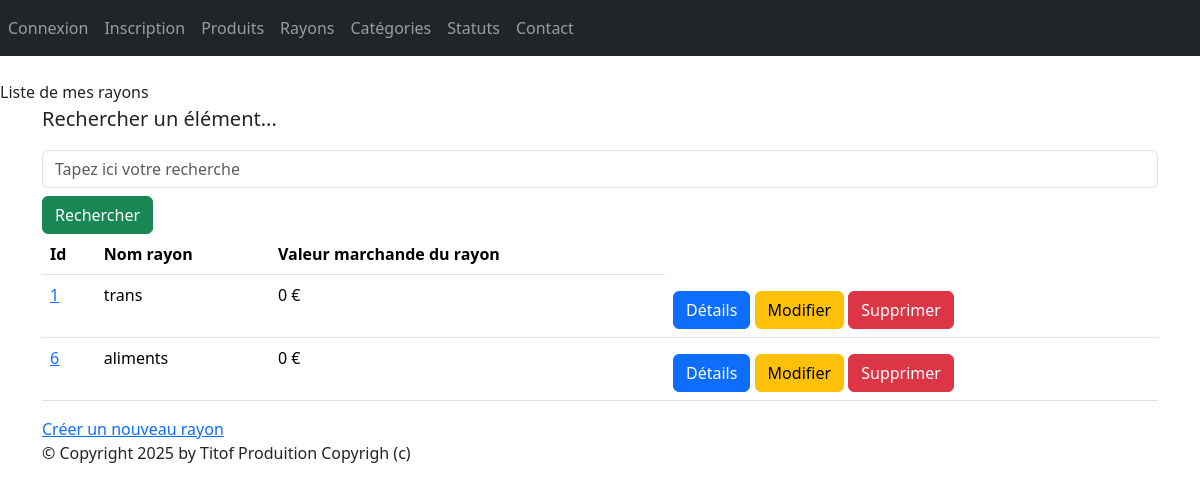
The page /monApp/rayons/ on the database as committed earlier.
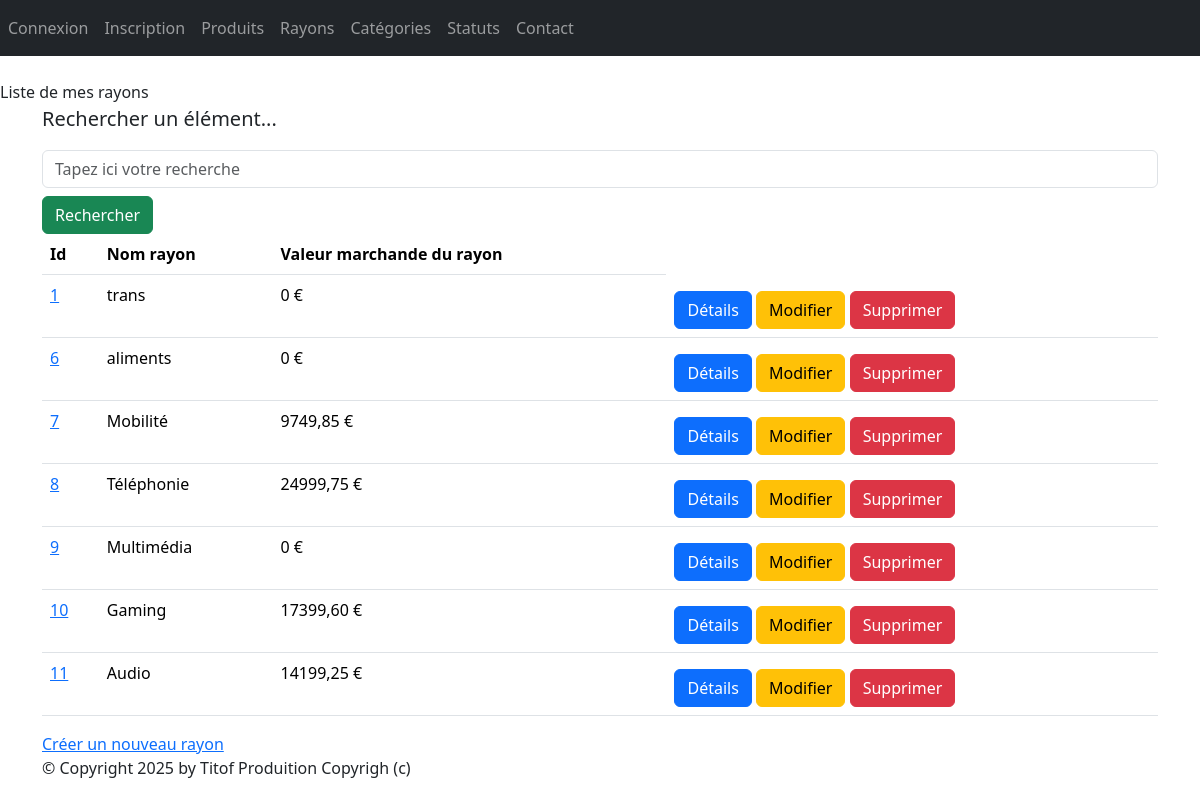
The same page on the database as committed later.
### monApp/models.py (models this page shows)
class Rayon(models.Model):
    idRayon = models.AutoField(primary_key=True)
    nomRayon = models.CharField(max_length=100)
    def __str__(self):
        return self.nomRayon

### monApp/views.py (the view)
# urls.py: path("rayons/", RayonListView.as_view(), name="rayons"),
class RayonListView(ListView):
    model = Rayon
    template_name = "monApp/list_rayons.html"
    context_object_name = "rays"
    def get_queryset(self):
        query = self.request.GET.get('search')
        if query:
            return Rayon.objects.filter(nomRayon__icontains=query)
        return Rayon.objects.prefetch_related(Prefetch("contenir_rayon", queryset=Contenir.objects.select_related("produit")))
    def get_context_data(self, **kwargs):
        context = super(RayonListView, self).get_context_data(**kwargs)
        context['titremenu'] = "Liste de mes rayons"
        rays_dt = []
        for rayon in context['rays']:
            total = 0
            for contenir in rayon.contenir_rayon.all():
                total += contenir.produit.prixUnitaireProd * contenir.quantite
            rays_dt.append({'rayon': rayon, 'total_stock': total})
        context['rays_dt'] = rays_dt
        print(rays_dt)
        return context

### monApp/templates/monApp/list_rayons.html
{% extends 'monApp/base.html' %}
{% block menu %}
{{titremenu}}
{% endblock %}
{% block contenu %}
<p class="lead mb-3 ml-0">Rechercher un élément...</p>
<form method="GET" action="">
<input class="form-control" type="text" name="search" placeholder="Tapez ici votre recherche"
value="{{ request.GET.search }}">
<button type="submit" class="btn btn-success mt-2">Rechercher</button>
</form>
<table class="table">
    <thead>
        <th>Id</th>
        <th>Nom rayon</th>
        <th>Valeur marchande du rayon</th>
    </thead>
    <tbody>
        {% for data in rays_dt %}
        <tr>
            <td><a href="{% url 'dtl_rayons' data.rayon.pk %}">{{ data.rayon.pk }}</a></td>
            <td>{{ data.rayon.nomRayon }} </td>
            <td>{{ data.total_stock }} €</td>
            <td>
                <a href="{% url 'dtl_rayons' data.rayon.pk %}" class="btn btn-primary mt-2">Détails</a>
                <a href="{% url 'rayon-chng' data.rayon.pk %}" class="btn btn-warning mt-2">Modifier</a>
                <a href="{% url 'rayon-del' data.rayon.pk %}" class="btn btn-danger mt-2">Supprimer</a>
            </td>
        </tr>
        {% endfor %}
    </tbody>
</table>
<a href="{% url 'crt-rayon' %}">Créer un nouveau rayon</a>
{% endblock %}

Rows that differ between the two databases and show on the page:
added Rayon: rayon.pk "7", rayon.nomRayon "Mobilité", total_stock "9749,85"
added Rayon: rayon.pk "8", rayon.nomRayon "Téléphonie", total_stock "24999,75"
added Rayon: rayon.pk "9", rayon.nomRayon "Multimédia", total_stock "0"
added Rayon: rayon.pk "10", rayon.nomRayon "Gaming", total_stock "17399,60"
added Rayon: rayon.pk "11", rayon.nomRayon "Audio", total_stock "14199,25"
